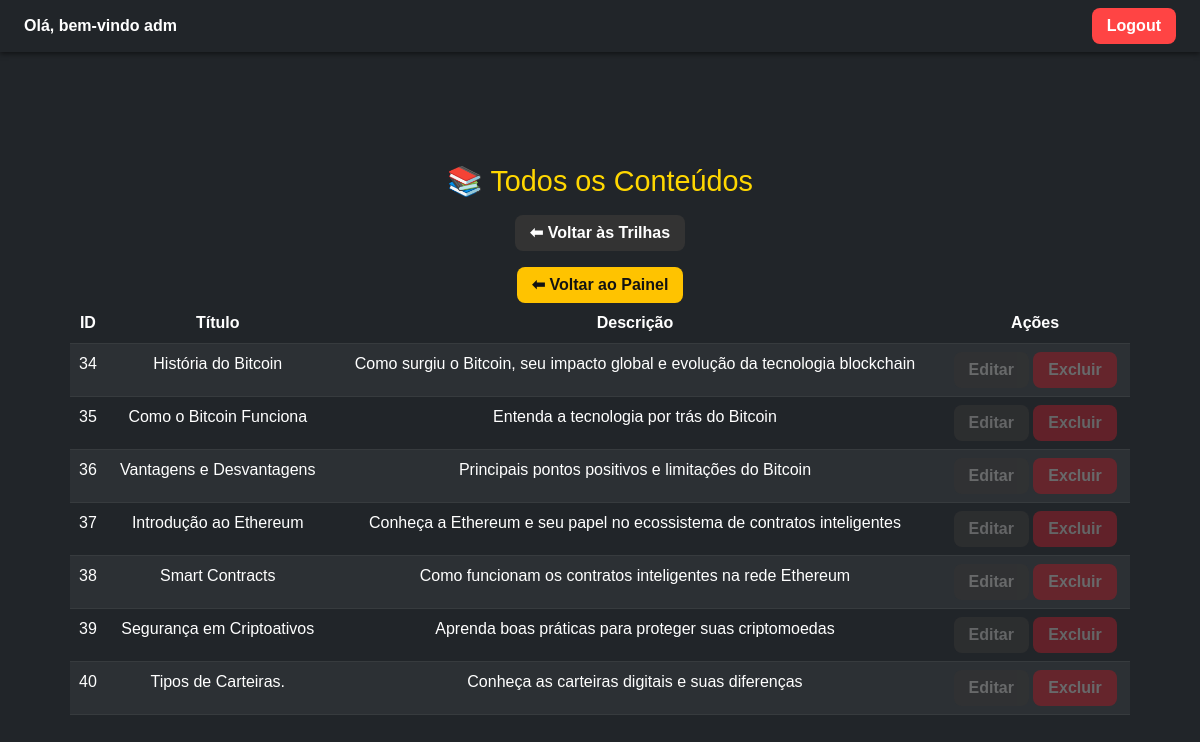
Screenshot of /admin/conteudos (signed in) with the database file from the repository.
### tables this page shows
CREATE TABLE usuarios (
    id INTEGER PRIMARY KEY AUTOINCREMENT,
        nome TEXT NOT NULL,
            email TEXT UNIQUE NOT NULL,
                senha TEXT NOT NULL
                , is_admin INTEGER DEFAULT 0);

CREATE TABLE conteudos (    id INTEGER PRIMARY KEY AUTOINCREMENT,    trilha_id INTEGER NOT NULL,    titulo TEXT NOT NULL,    descricao TEXT,    texto TEXT,    FOREIGN KEY (trilha_id) REFERENCES trilhas(id));

### app.py (the view)
@app.route("/admin/conteudos")
def admin_conteudos():
    if not is_admin():
        return redirect(url_for("login"))
    conn = get_db_connection()
    conteudos = conn.execute("""
        SELECT c.*, t.titulo AS trilha_titulo
        FROM conteudos c
        JOIN trilhas t ON c.trilha_id = t.id
    """).fetchall()
    conn.close()
    return render_template("admin_conteudos.html", conteudos=conteudos, trilha=None)

### app.py (called while the page is built)
def get_db_connection():
    conn = sqlite3.connect(DATABASE)
    conn.row_factory = sqlite3.Row
    return conn

def get_usuario_logado():
    if "usuario_id" in session:
        conn = get_db_connection()
        user = conn.execute("SELECT * FROM usuarios WHERE id = ?", (session["usuario_id"],)).fetchone()
        conn.close()
        return user
    return None

def is_admin():
    user = get_usuario_logado()
    return user and user["is_admin"] == 1

@app.context_processor
def inject_user():
    usuario = None
    if "usuario_id" in session:
        conn = get_db_connection()  # sua função para conectar ao SQLite
        usuario = conn.execute("SELECT * FROM usuarios WHERE id = ?", (session["usuario_id"],)).fetchone()
        conn.close()
    return dict(usuario=usuario)

### templates/admin_conteudos.html
{% extends "base.html" %}
{% block top_bar %}
<div class="top-bar bg-dark text-white d-flex justify-content-between align-items-center p-2">
    <div class="user-info ms-3">
        Olá, bem-vindo {{ usuario.nome if usuario else '' }}
    </div>
    <div class="top-bar-buttons me-3">
        <a href="{{ url_for('logout') }}" class="btn btn-danger btn-sm">Logout</a>
    </div>
</div>
{% endblock %}
{% block content %}
<div class="container mt-5">
    {% if trilha %}
        <h2 class="mb-3" style="color:#FFD700;">📚 Conteúdos da Trilha: {{ trilha.titulo }}</h2>
        <a href="{{ url_for('admin_conteudos_adicionar', trilha_id=trilha.id) }}" class="btn mb-3" style="background-color:#FFD700;color:#000;">Adicionar Novo Conteúdo</a>
        <a href="{{ url_for('admin_trilhas') }}" class="btn mb-3" style="background-color:#333;color:#fff;">⬅ Voltar às Trilhas</a>
    {% else %}
        <h2 class="mb-3" style="color:#FFD700;">📚 Todos os Conteúdos</h2>
        <a href="{{ url_for('admin_trilhas') }}" class="btn mb-3" style="background-color:#333;color:#fff;">⬅ Voltar às Trilhas</a>
    {% endif %}
<a href="{{ url_for('admin_dashboard') }}" class="btn voltar-btn">⬅ Voltar ao Painel</a>
    <table class="table table-dark table-striped">
        <thead>
            <tr>
                <th>ID</th>
                <th>Título</th>
                <th>Descrição</th>
                <th>Ações</th>
            </tr>
        </thead>
        <tbody>
        {% for c in conteudos %}
            <tr>
                <td>{{ c.id }}</td>
                <td>{{ c.titulo }}</td>
                <td>{{ c.descricao }}</td>
                <td>
                    {% if trilha %}
                        <a href="{{ url_for('admin_conteudos_editar', trilha_id=trilha.id, id=c.id) }}" class="btn btn-sm" style="background-color:#333;color:#FFD700;">Editar</a>
                        <a href="{{ url_for('admin_conteudos_excluir', trilha_id=trilha.id, id=c.id) }}" class="btn btn-sm" style="background-color:#842029;color:#fff;">Excluir</a>
                    {% else %}
                        <a href="#" class="btn btn-sm disabled" style="background-color:#333;color:#888;">Editar</a>
                        <a href="#" class="btn btn-sm disabled" style="background-color:#842029;color:#888;">Excluir</a>
                    {% endif %}
                </td>
            </tr>
        {% endfor %}
        </tbody>
    </table>
</div>
{% endblock %}

### static/style.css (style rules this page uses)
body { background-color: #121212; color: #e0e0e0; font-family: Arial, sans-serif; margin: 0; padding: 0; }
.container { display: flex; flex-direction: column; align-items: center; justify-content: flex-start; min-height: 100vh; text-align: center; padding: 20px; }
h2 { font-size: 1.8em; color: #FFD700; margin-bottom: 15px; }
.top-bar { display: flex; justify-content: space-between; align-items: center; background-color: #1e1e1e; padding: 10px 20px; color: #ffd700; font-weight: bold; box-shadow: 0 2px 5px rgba(0,0,0,0.5); position: sticky; top: 0; z-index: 1000; }
.user-info { display: flex; align-items: center; gap: 15px; }
.btn { text-decoration: none; background-color: #FFC300; color: #121212; padding: 6px 15px; border-radius: 8px; font-weight: bold; font-size: 1em; transition: background-color 0.3s, color 0.3s; display: inline-block; cursor: pointer; border: none; }
.btn.btn-danger { background-color: #FF4444; color: #fff; }

### rows the page displays
usuarios: nome "adm"
conteudos: id "34", titulo "História do Bitcoin", descricao "Como surgiu o Bitcoin, seu impacto global e evolução da tecnologia blockchain"
conteudos: id "35", titulo "Como o Bitcoin Funciona", descricao "Entenda a tecnologia por trás do Bitcoin"
conteudos: id "36", titulo "Vantagens e Desvantagens", descricao "Principais pontos positivos e limitações do Bitcoin"
conteudos: id "37", titulo "Introdução ao Ethereum", descricao "Conheça a Ethereum e seu papel no ecossistema de contratos inteligentes"
conteudos: id "38", titulo "Smart Contracts", descricao "Como funcionam os contratos inteligentes na rede Ethereum"
conteudos: id "39", titulo "Segurança em Criptoativos", descricao "Aprenda boas práticas para proteger suas criptomoedas"
conteudos: id "40", titulo "Tipos de Carteiras.", descricao "Conheça as carteiras digitais e suas diferenças"
